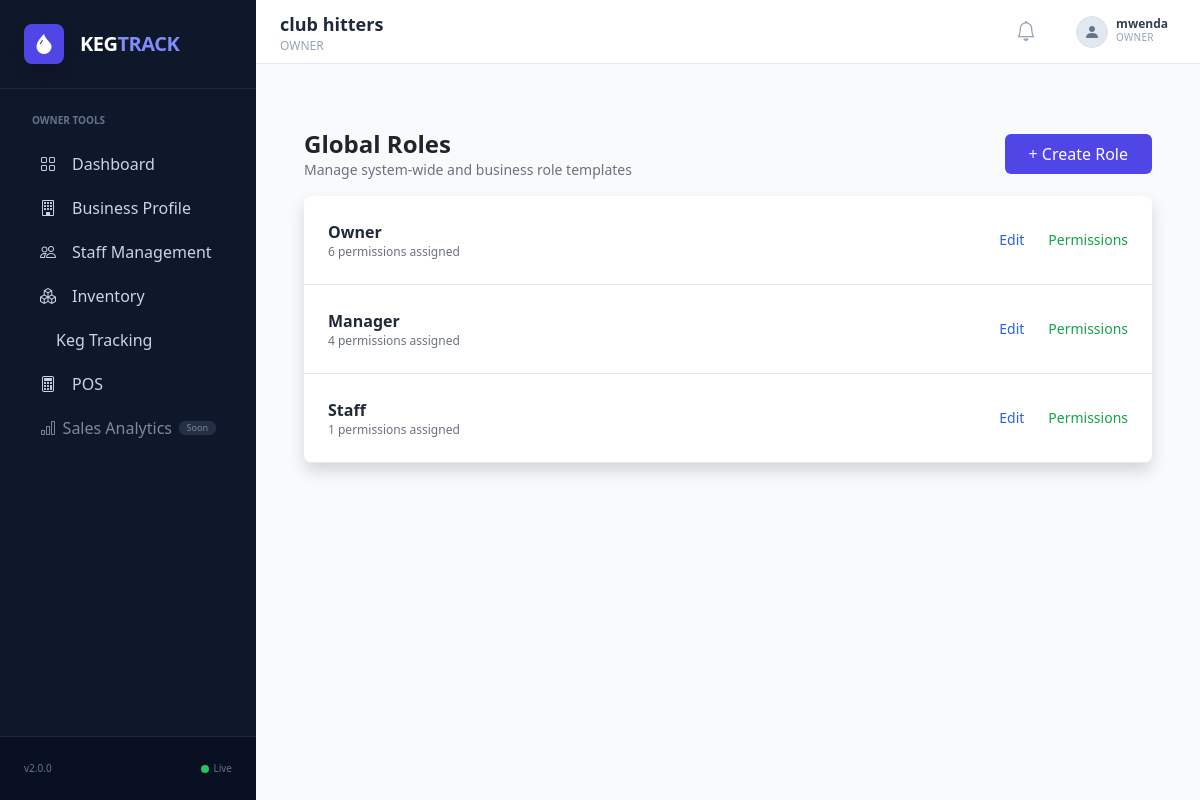
The page /dashboard/roles/ (signed in) on the database its author committed.
### accounts/models.py (models this page shows, shortened)
class User(AbstractUser):
    phone = models.CharField(max_length=20, unique=True)
    email = models.EmailField(unique=True)
    business = models.ForeignKey(
        "business.Business",
        on_delete=models.CASCADE,
        null=True,
        blank=True
    )
    role = models.ForeignKey(
        "accounts.Role",
        on_delete=models.SET_NULL,
        null=True,
        blank=True
    )
    is_superadmin = models.BooleanField(default=False)
    is_active_staff = models.BooleanField(default=True)
    must_change_password = models.BooleanField(default=True)
    is_deleted = models.BooleanField(default=False)
    last_login_ip = models.GenericIPAddressField(null=True, blank=True)
    last_device = models.CharField(max_length=255, blank=True)
    created_at = models.DateTimeField(auto_now_add=True)
    updated_at = models.DateTimeField(auto_now=True)
    USERNAME_FIELD = "username"
    REQUIRED_FIELDS = ["email", "phone", "first_name", "last_name"]
    objects = UserManager()

class Role(models.Model):
    OWNER = "owner"
    MANAGER = "manager"
    STAFF = "staff"
    ROLE_CHOICES = [
        (OWNER, "Business Owner"),
        (MANAGER, "Manager"),
        (STAFF, "Staff"),
    ]
    name = models.CharField(max_length=20, choices=ROLE_CHOICES)
    business = models.ForeignKey(
        "business.Business",
        on_delete=models.CASCADE,
        null=True,
        blank=True
    )
    permissions = models.ManyToManyField(
        "accounts.Permission",
        blank=True
    )
    description = models.TextField(blank=True)
    created_at = models.DateTimeField(auto_now_add=True)
    @property
    def code(self):
        return self.name  # alias for cleaner logic

### business/models.py (models this page shows, shortened)
class Business(models.Model):
    name = models.CharField(max_length=255, unique=True)
    slug = models.SlugField(unique=True, blank=True)
    business_type = models.CharField(
        max_length=50,
        choices=[
            ("pub", "Pub"),
            ("bar", "Bar"),
            ("restaurant", "Restaurant"),
            ("club", "Club"),
        ],
        default="pub"
    )
    email = models.EmailField(unique=True)
    phone = models.CharField(max_length=20, blank=True, null=True)
    address = models.TextField()
    logo = models.ImageField(upload_to='business_logos/', null=True, blank=True)
    primary_color = models.CharField(max_length=7, default="#0056b3")
    created_by = models.ForeignKey(
        "accounts.User",
        on_delete=models.SET_NULL,
        null=True,
        blank=True,
        related_name="created_businesses"
    )
    is_active = models.BooleanField(default=True)
    is_deleted = models.BooleanField(default=False)
    deleted_at = models.DateTimeField(null=True, blank=True)
    created_at = models.DateTimeField(auto_now_add=True)
    updated_at = models.DateTimeField(auto_now=True)
    class Meta:
        verbose_name_plural = "Businesses"

### dashboard/views.py (the view)
# urls.py: path("roles/", views.role_list, name="role_list"),
def role_list(request):
    roles = Role.objects.filter(business=None)  # GLOBAL templates
    return render(request, "dashboard/roles/list.html", {
        "roles": roles
    })

### tracking/context_processors.py (called while the page is built)
def keg_config(request):
    config, _ = KegSystemConfig.objects.get_or_create(id=1)
    return {"config": config}

### dashboard/templates/dashboard/roles/list.html
{% extends "base.html" %}
{% block content %}
<div class="p-6 space-y-4">
    <div class="flex justify-between items-center">
        <div>
            <h1 class="text-2xl font-bold">Global Roles</h1>
            <p class="text-sm text-gray-500">
                Manage system-wide and business role templates
            </p>
        </div>
        <a href="{% url 'dashboard:role_create' %}"
           class="bg-indigo-600 hover:bg-indigo-700 text-white px-4 py-2 rounded">
            + Create Role
        </a>
    </div>
    <div class="bg-white shadow rounded-lg overflow-hidden">
        {% if roles %}
            {% for role in roles %}
            <div class="p-4 border-b flex justify-between items-center hover:bg-gray-50 transition">
                <div>
                    <div class="font-semibold text-gray-800">
                        {{ role.name|title }}
                    </div>
                    <div class="text-xs text-gray-500">
                        {{ role.permissions.count }} permissions assigned
                    </div>
                </div>
                <div class="flex gap-4 text-sm">
                    <a href="{% url 'dashboard:role_edit' role.id %}"
                       class="text-blue-600 hover:underline">
                        Edit
                    </a>
                    <a href="{% url 'dashboard:update_role_permissions' role.id %}"
                       class="text-green-600 hover:underline">
                        Permissions
                    </a>
                </div>
            </div>
            {% endfor %}
        {% else %}
            <div class="p-6 text-center text-gray-500">
                No roles found. Create your first role to get started.
            </div>
        {% endif %}
    </div>
</div>
{% endblock %}

### templates/includes/navbar.html (shortened to what this page needs)
<nav class="bg-white border-b border-slate-200 h-16 flex items-center justify-between px-6 sticky top-0 z-10">
    <div class="flex items-center gap-4">
        <div class="flex flex-col leading-tight">
            <span class="text-lg font-semibold text-slate-800">
                {% if request.user.is_superuser or request.user.is_superadmin %}
                    System Administration
                {% elif request.session.active_business_id %}
                    {{ request.user.business.name }}
                {% else %}
                    Business Dashboard
                {% endif %}
            </span>
            <span class="text-xs text-slate-400">
                {% if request.user.is_superuser or request.user.is_superadmin %}
                    Global Control Panel
                {% elif request.user.role %}
                    {{ request.user.role.name|upper }}
                {% else %}
                    STAFF
                {% endif %}
            </span>
        </div>
    </div>
    <div class="flex items-center gap-4">
        <button class="relative p-2 text-slate-400 hover:text-slate-600 transition">
            <i class="bi bi-bell text-xl"></i>
        </button>
        <div class="dropdown">
            <button class="flex items-center gap-2 hover:bg-slate-50 px-2 py-1 rounded transition"
                    data-bs-toggle="dropdown">
                <div class="w-8 h-8 rounded-full bg-slate-200 flex items-center justify-center border border-slate-300">
                    <i class="bi bi-person-fill text-slate-500"></i>
                </div>
                <div class="text-left hidden sm:block">
                    <p class="text-xs font-semibold leading-none text-slate-700">
                        {{ user.get_full_name|default:user.username }}
                    </p>
                    <p class="text-[10px] text-slate-400 uppercase tracking-wide">
                        {% if user.is_superuser or user.is_superadmin %}
                            SUPERADMIN
                        {% else %}
                            {{ user.role.name|default:"STAFF" }}
                        {% endif %}
                    </p>
                </div>
            </button>
        </div>
    </div>
</nav>

### templates/base.html (style rules this page uses)
.theme-owner { --role-color: #0ea5e9; }

### rows shown on the page
User: user.business.name "club hitters", user.role.name "OWNER", get_full_name "mwenda", role.name "OWNER"
Role: name "Owner", permissions.count "6"
Role: name "Manager", permissions.count "4"
Role: name "Staff", permissions.count "1"
